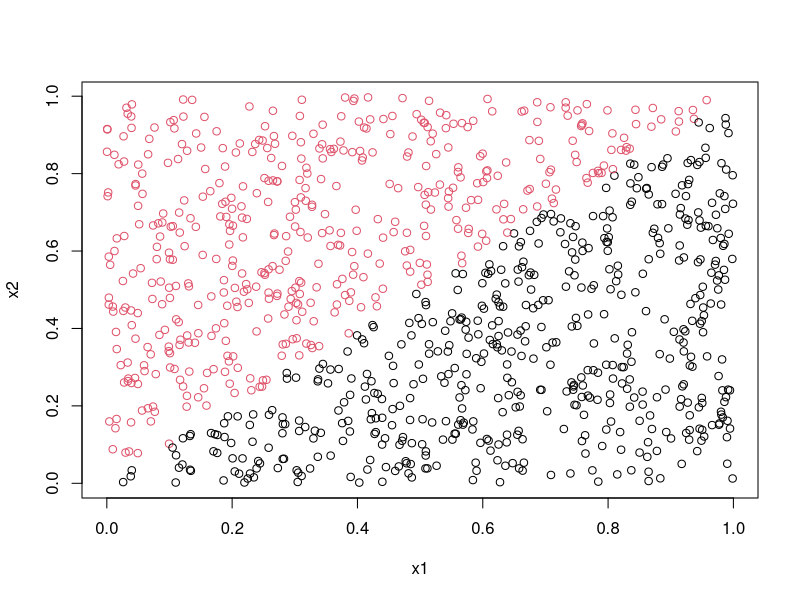
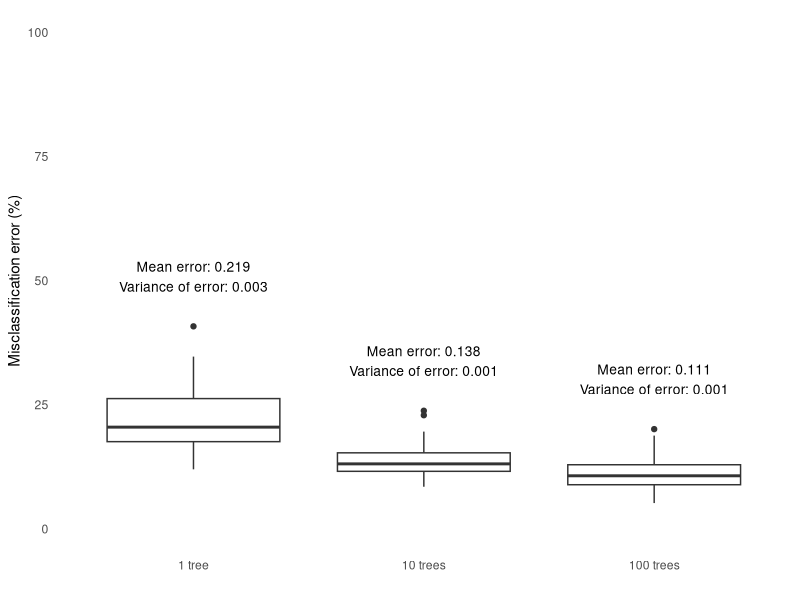
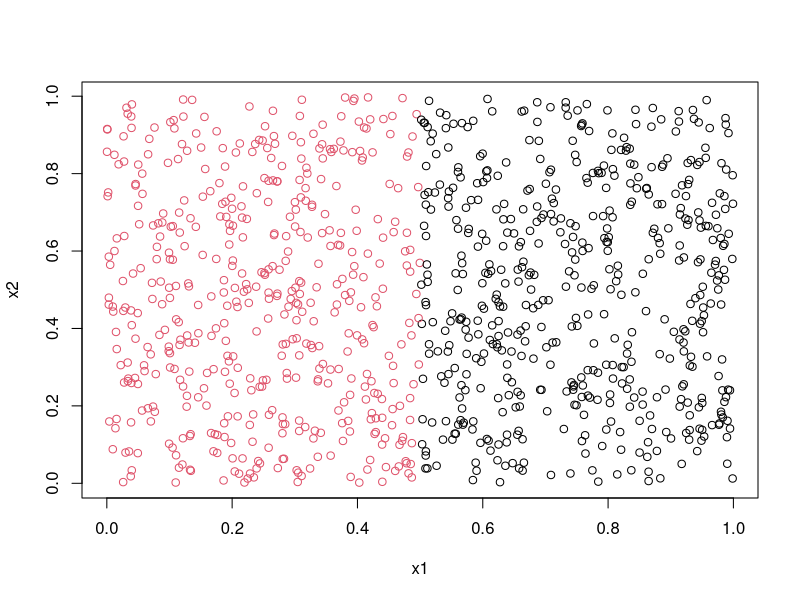
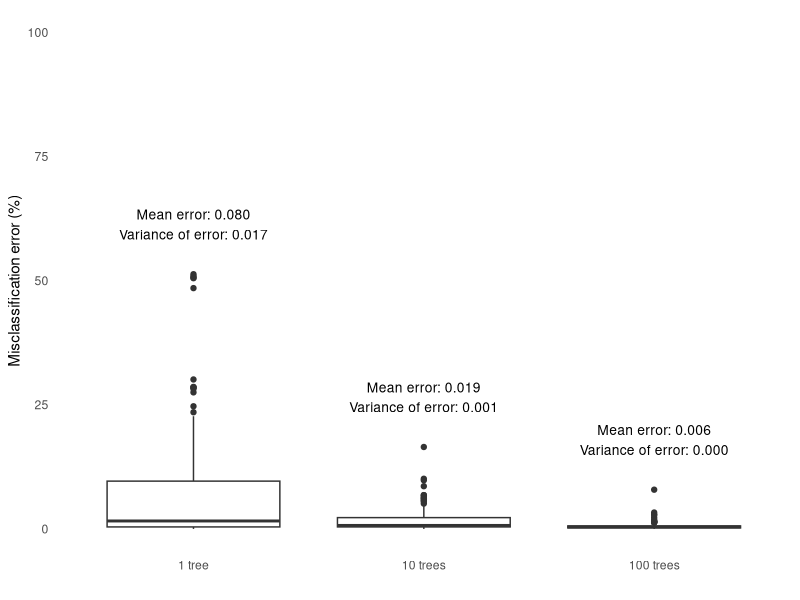
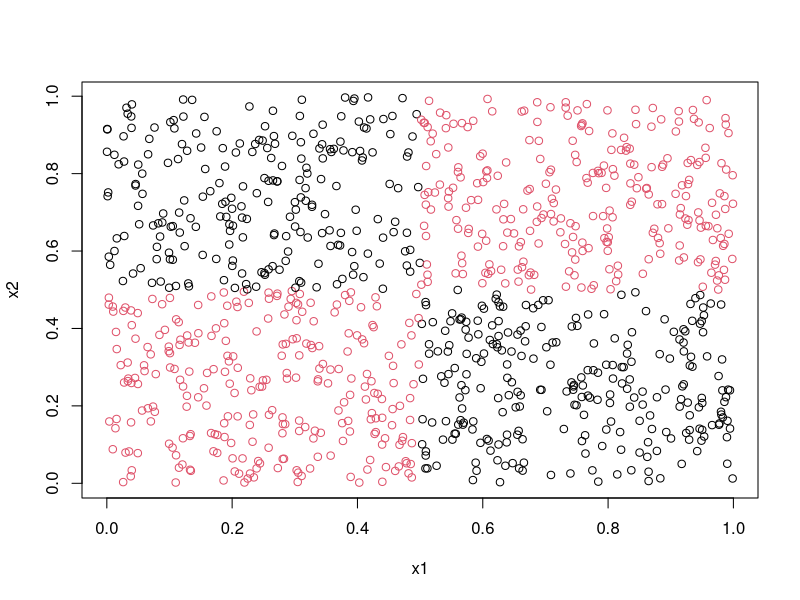
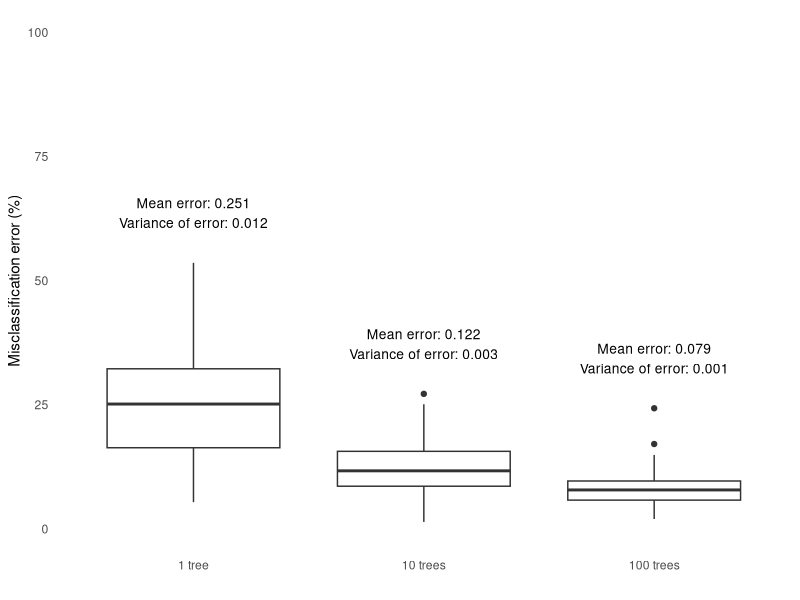

Here is the R script that generated these plots, in order:
## ---- chunk 1
knitr::opts_chunk$set(echo = FALSE, warning = FALSE, message = FALSE, 
                      out.width = "100%")
library(randomForest)
library(ggplot2)
library(reshape2)
library(dplyr)
gene <- read.csv("geneexp.csv")
## ---- chunk 2
# Test
set.seed(1234)

x1 <- runif(1000)
x2 <- runif(1000)
tedata <- cbind(x1, x2)
y <- as.numeric(x1 < x2)
telabels <- as.factor(y)
plot(x1, x2, col = (y + 1))

# Train
misclass_1 <- vector("numeric", length = 100L)
misclass_10 <- vector("numeric", length = 100L)
misclass_100 <- vector("numeric", length = 100L)
for(i in 1:100){
  set.seed(i)
  x1 <- runif(100)
  x2 <- runif(100)
  trdata <- cbind(x1, x2)
  y <- as.numeric(x1 < x2)
  trlabels <- as.factor(y)
  for(num_trees in c(1, 10, 100)){
    forest <- randomForest(trlabels ~ x1 + x2, ntree = num_trees, nodesize = 25,
                           keep.forest = TRUE)
    pred <- predict(forest, tedata)
    if(num_trees == 1){
      misclass_1[i] <- (sum(telabels != pred)) / length(telabels)
    } else if(num_trees == 10){
      misclass_10[i] <- (sum(telabels != pred)) / length(telabels)
    } else{
      misclass_100[i] <- (sum(telabels != pred)) / length(telabels)
    }
  }
}

df <- melt(data.frame(misclass_1, misclass_10, misclass_100))
mean_var <-data.frame(variable = c("misclass_1", "misclass_10", "misclass_100"), 
                      mean = c(mean(misclass_1), mean(misclass_10), mean(misclass_100)),
                      variance = c(var(misclass_1), var(misclass_10), var(misclass_100)))
df %>% 
  group_by(variable) %>% 
  mutate(mean = mean(value), variance = var(value)) %>% 
  ungroup() %>% 
  ggplot(aes(variable, value * 100)) + geom_boxplot() + 
  xlab("") + ylab("Misclassification error (%)") + 
  scale_x_discrete(labels = c("1 tree", "10 trees", "100 trees")) + 
  scale_y_continuous(limits = c(0, 100)) + theme_minimal() + 
  theme(panel.grid = element_blank()) + 
  stat_summary(geom = "text", fun = max,
               aes(label = paste0("Mean error: ", sprintf("%1.3f", mean), "\n", 
                                  "Variance of error: ", sprintf("%1.3f", variance))),
               position = position_nudge(y = 10), size = 3.5) 


## ---- chunk 3
# Test
set.seed(1234)

x1 <- runif(1000)
x2 <- runif(1000)
tedata <- cbind(x1, x2)
y <- as.numeric(x1 < 0.5)
telabels <- as.factor(y)
plot(x1, x2, col = (y + 1))

# Train
misclass_1 <- vector("numeric", length = 100L)
misclass_10 <- vector("numeric", length = 100L)
misclass_100 <- vector("numeric", length = 100L)
for(i in 1:100){
  set.seed(i)
  x1 <- runif(100)
  x2 <- runif(100)
  trdata <- cbind(x1, x2)
  y <- as.numeric(x1 < 0.5)
  trlabels <- as.factor(y)
  for(num_trees in c(1, 10, 100)){
    forest <- randomForest(trlabels ~ x1 + x2, ntree = num_trees, nodesize = 25, 
                           keep.forest = TRUE)
    pred <- predict(forest, tedata)
    if(num_trees == 1){
      misclass_1[i] <- (sum(telabels != pred)) / length(telabels)
    } else if(num_trees == 10){
      misclass_10[i] <- (sum(telabels != pred)) / length(telabels)
    } else{
      misclass_100[i] <- (sum(telabels != pred)) / length(telabels)
    }
  }
}

df <- melt(data.frame(misclass_1, misclass_10, misclass_100))
df %>% 
  group_by(variable) %>% 
  mutate(mean = mean(value), variance = var(value)) %>% 
  ungroup() %>% 
  ggplot(aes(variable, value * 100)) + geom_boxplot() + 
  xlab("") + ylab("Misclassification error (%)") + 
  scale_x_discrete(labels = c("1 tree", "10 trees", "100 trees")) + 
  scale_y_continuous(limits = c(0, 100)) + theme_minimal() + 
  theme(panel.grid = element_blank()) + 
  stat_summary(geom = "text", fun = max,
               aes(label = paste0("Mean error: ", sprintf("%1.3f", mean), "\n", 
                                  "Variance of error: ", sprintf("%1.3f", variance))),
               position = position_nudge(y = 10), size = 3.5) 

## ---- chunk 4
# Test
set.seed(1234)

x1 <- runif(1000)
x2 <- runif(1000)
tedata <- cbind(x1, x2)
y <- as.numeric(((x1 < 0.5 & x2 < 0.5) | (x1 > 0.5 & x2 > 0.5)) )
telabels <- as.factor(y)
plot(x1, x2, col = (y + 1))

# Train
misclass_1 <- vector("numeric", length = 100L)
misclass_10 <- vector("numeric", length = 100L)
misclass_100 <- vector("numeric", length = 100L)
for(i in 1:100){
  set.seed(i)
  x1 <- runif(100)
  x2 <- runif(100)
  trdata <- cbind(x1, x2)
  y <- as.numeric(((x1 < 0.5 & x2 < 0.5) | (x1 > 0.5 & x2 > 0.5)) )
  trlabels <- as.factor(y)
  for(num_trees in c(1, 10, 100)){
    forest <- randomForest(trlabels ~ x1 + x2, ntree = num_trees, nodesize = 12, 
                           keep.forest = TRUE)
    pred <- predict(forest, tedata)
    if(num_trees == 1){
      misclass_1[i] <- (sum(telabels != pred)) / length(telabels)
    } else if(num_trees == 10){
      misclass_10[i] <- (sum(telabels != pred)) / length(telabels)
    } else{
      misclass_100[i] <- (sum(telabels != pred)) / length(telabels)
    }
  }
}

df <- melt(data.frame(misclass_1, misclass_10, misclass_100))
df %>% 
  group_by(variable) %>% 
  mutate(mean = mean(value), variance = var(value)) %>% 
  ungroup() %>% 
  ggplot(aes(variable, value * 100)) + geom_boxplot() + 
  xlab("") + ylab("Misclassification error (%)") + 
  scale_x_discrete(labels = c("1 tree", "10 trees", "100 trees")) + 
  scale_y_continuous(limits = c(0, 100)) + theme_minimal() + 
  theme(panel.grid = element_blank()) + 
  stat_summary(geom = "text", fun = max,
               aes(label = paste0("Mean error: ", sprintf("%1.3f", mean), "\n", 
                                  "Variance of error: ", sprintf("%1.3f", variance))),
               position = position_nudge(y = 10), size = 3.5) 

## ---- chunk 5

## ---- chunk 6

## ---- chunk 7

## ---- chunk 8

## ---- chunk 9

## ---- chunk 10

